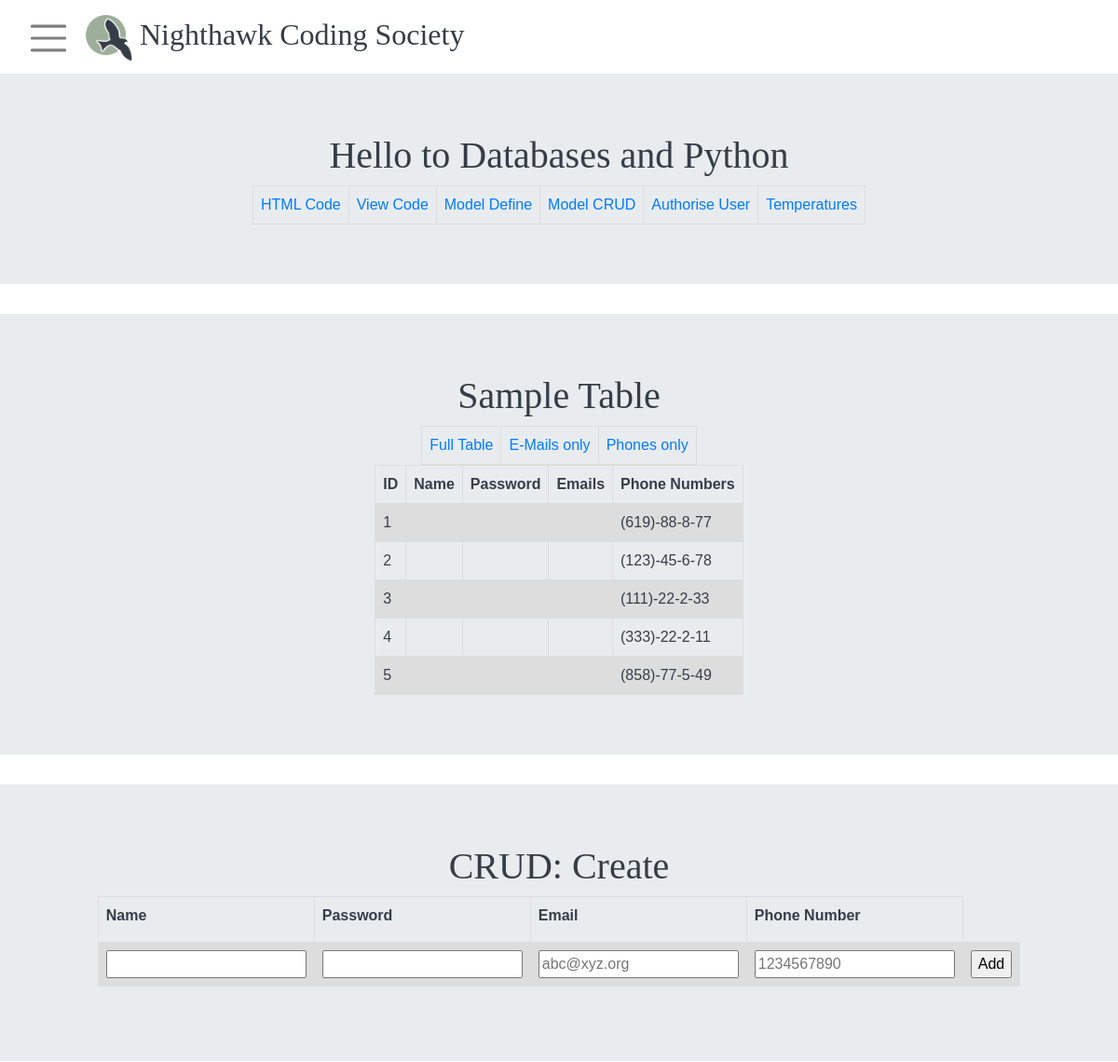
/pythondb/phones/ (upper part), run on an earlier commit of the app's database.
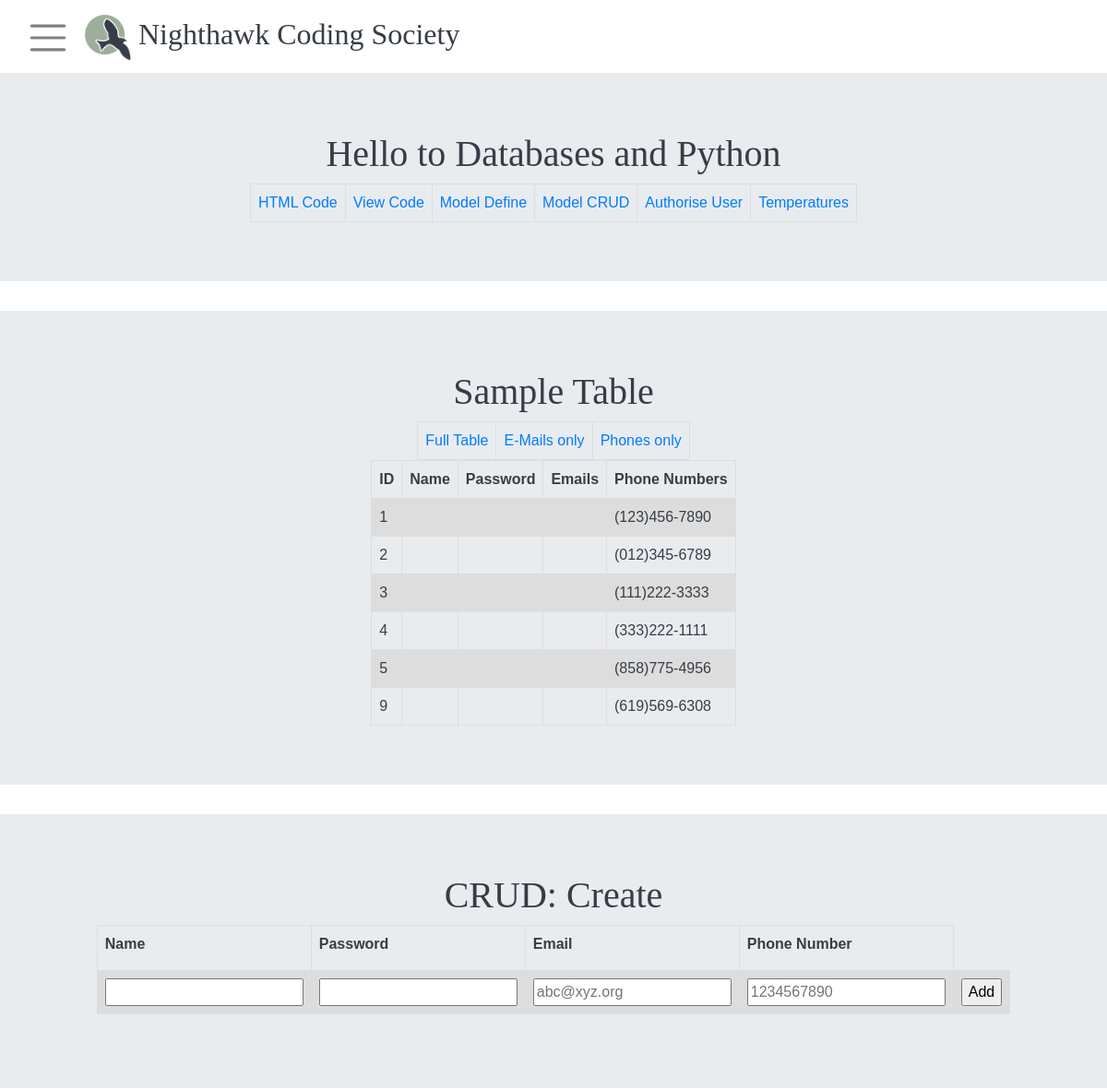
And on a later commit of the database.
### models/__init__.py (models this page shows)
class PhoneNumbers(db.Model):
    UserID = db.Column(db.Integer, primary_key=True)
    phone_number = db.Column(db.String(255), unique=True, nullable=False)

### views/pythondb/view.py (the view)
@pythondb_bp.route('/phones/')
def phones():
    records = model_query_phones()
    return render_template("pythondb/index.html", table=records, menu=menus)

### models/crud.py (called while the page is built)
def model_query_phones():
    records = []
    phone_numbers = PhoneNumbers.query.all()
    for phone in phone_numbers:
        user_dict = {'id': phone.UserID, 'phone_numbers': phone.phone_number}
        records.append(user_dict)
    return records

### views/pythondb/templates/pythondb/index.html (shortened to what this page needs)
<!DOCTYPE html>
{% extends "homesite/base.html" %}
{% block content %}
    <div class="jumbotron jumbotron-fluid" style="height: 50%; ">
        <div class="row justify-content-center">
            <div class="col-10" style="text-align: center;">
                <h1>Hello to Databases and Python</h1>
                <table id="links">
                    <tr>
                        <td><a href=#FE-HTML>HTML Code</a></td>
                        <td><a href=#BE-VIEW>View Code</a></td>
                        <td><a href=#BE-MODELDEFINE>Model Define</a></td>
                        <td><a href=#BE-MODELCRUD>Model CRUD</a></td>
                        <td><a href={{url_for('.login')}}>Authorise User</a></td>
                        <td><a href={{url_for('.temps')}}>Temperatures</a></td>
                    </tr>
                </table>
            </div>
        </div>
    </div>
    <div class="jumbotron jumbotron-fluid" style="height: 50%; ">
        <div class="row justify-content-center">
            <div class="col-10" style="text-align: center;">
                <h1>Sample Table</h1>
            </div>
        </div>
        <div class="row courses-buttons justify-content-center">
            <table id="links">
            <tr>
                <td><a href={{url_for('.databases')}}>Full Table </a></td>
                <td><a href={{url_for('.emails')}}>E-Mails only</a></td>
                <td><a href={{url_for('.phones')}}>Phones only</a></td>
            </tr>
            </table>
        </div>
        <table>
            <tr>
                <th>ID</th>
                <th>Name</th>
                <th>Password</th>
                <th>Emails</th>
                <th>Phone Numbers</th>
            </tr>
            {% for row in table %}
                {% set pn = "" ~ row['phone_numbers'] %}
                {% set pnf = "(" ~ pn[0:3] ~ ")" ~ pn[3:6] ~ "-" ~ pn[6:10] %}
                <tr>
                    <td>{{ row['id'] }}</td>
                    <td>{{ row['name'] }}</td>
                    <td>{{ row['password'] }}</td>
                    <td>{{ row['emails'] }}</td>
                    <td>{{ pnf }}</td>
                </tr>
            {% endfor %}
        </table>
    </div>
    <div class="jumbotron jumbotron-fluid" style="height: 50%; ">
        <div class="row justify-content-center">
            <div class="col-10" style="text-align: center;">
                <h1>CRUD: Create</h1>
            </div>
        </div>
        <div class="row courses-buttons justify-content-center">
            <form method="POST" ID="create" action={{url_for('.create')}} >
                <table>
                    <tr>
                        <th><label for="username">Name</label></th>
                        <th><label for="password">Password</label></th>
                        <th><label for="email">Email</label></th>
                        <th><label for="phone_number">Phone Number</label></th>
                    </tr>
                    <tr>
                        <td><input type="text" name="username" id="username" required></td>
                        <td><input type="password" name="password" id="password" required></td>
                        <td><input type="email" name="email" id="email" placeholder="abc@xyz.org" required></td>
                        <td><input required type="tel" name="phone_number" id="phone_number" pattern="[0-9]{10}" placeholder="1234567890"></td>
                        <td><input type="submit" value="Add"></td>
                    </tr>
                </table>
            </form>
        </div>
    </div>
{% endblock %}

What changed in the data, as far as the page shows it:
changed PhoneNumbers (number 1 of 6 on the later page): pnf "(619)-88-8-77" → "(123)456-7890"
changed PhoneNumbers (number 2 of 6 on the later page): pnf "(123)-45-6-78" → "(012)345-6789"
changed PhoneNumbers (number 3 of 6 on the later page): pnf "(111)-22-2-33" → "(111)222-3333"
changed PhoneNumbers (number 4 of 6 on the later page): pnf "(333)-22-2-11" → "(333)222-1111"
changed PhoneNumbers (number 5 of 6 on the later page): pnf "(858)-77-5-49" → "(858)775-4956"
added PhoneNumbers: id "9", pnf "(619)569-6308"
